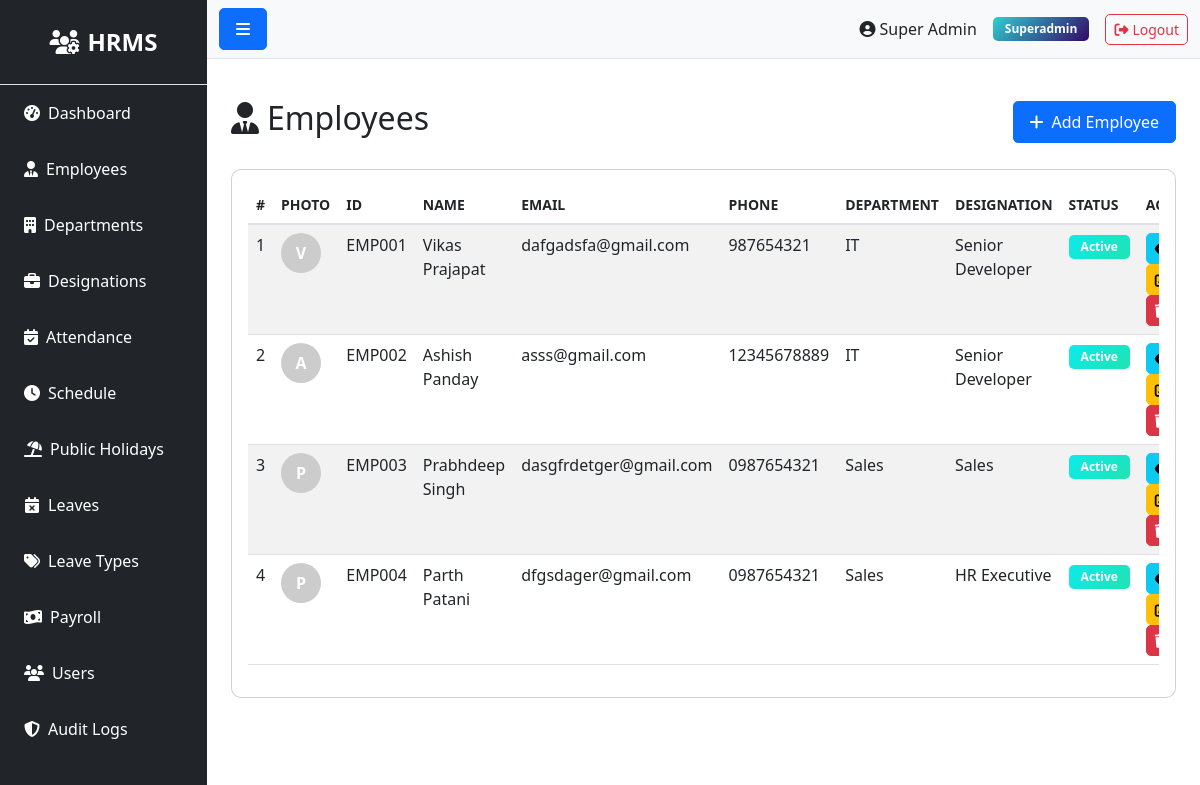
Page /employee/ (signed in) on the committed database.
### models.py (models this page shows, shortened)
class User(UserMixin, db.Model):
    __tablename__ = 'users'
    id = db.Column(db.Integer, primary_key=True)
    role_id = db.Column(db.Integer, db.ForeignKey('roles.id'), nullable=False)
    name = db.Column(db.String(100), nullable=False)
    email = db.Column(db.String(100), unique=True, nullable=False)
    phone = db.Column(db.String(20))
    status = db.Column(db.String(20), default='active')
    password = db.Column(db.String(255), nullable=False)
    remember_token = db.Column(db.String(100))
    email_verified_at = db.Column(db.DateTime)
    created_at = db.Column(db.DateTime, default=datetime.utcnow)
    updated_at = db.Column(db.DateTime, default=datetime.utcnow, onupdate=datetime.utcnow)

class Role(db.Model):
    __tablename__ = 'roles'
    id = db.Column(db.Integer, primary_key=True)
    name = db.Column(db.String(50), unique=True, nullable=False)
    description = db.Column(db.Text)
    created_at = db.Column(db.DateTime, default=datetime.utcnow)
    updated_at = db.Column(db.DateTime, default=datetime.utcnow, onupdate=datetime.utcnow)
    users = db.relationship('User', backref='role', lazy=True)

class Employee(db.Model):
    __tablename__ = 'employees'
    id = db.Column(db.Integer, primary_key=True)
    department_id = db.Column(db.Integer, db.ForeignKey('departments.id'))
    designation_id = db.Column(db.Integer, db.ForeignKey('designations.id'))
    schedule_id = db.Column(db.Integer, db.ForeignKey('schedules.id'))
    firstname = db.Column(db.String(100), nullable=False)
    lastname = db.Column(db.String(100), nullable=False)
    unique_id = db.Column(db.String(50), unique=True)
    email = db.Column(db.String(100), unique=True)
    phone = db.Column(db.String(20))
    address = db.Column(db.Text)
    dob = db.Column(db.Date)
    gender = db.Column(db.String(10))
    religion = db.Column(db.String(50))
    marital = db.Column(db.String(20))
    image = db.Column(db.String(255))  # Store image filename
    status = db.Column(db.String(20), default='active')
    created_at = db.Column(db.DateTime, default=datetime.utcnow)
    updated_at = db.Column(db.DateTime, default=datetime.utcnow, onupdate=datetime.utcnow)
    attendances = db.relationship('Attendance', backref='employee', lazy=True, cascade='all, delete-orphan')
    checks = db.relationship('Check', backref='employee', lazy=True, cascade='all, delete-orphan')
    salary = db.relationship('Salary', backref='employee', uselist=False, cascade='all, delete-orphan')
    leaves = db.relationship('Leave', backref='employee', lazy=True, cascade='all, delete-orphan')
    late_times = db.relationship('LateTime', backref='employee', lazy=True, cascade='all, delete-orphan')
    over_times = db.relationship('OverTime', backref='employee', lazy=True, cascade='all, delete-orphan')
    payrolls = db.relationship('Payroll', backref='employee', lazy=True, cascade='all, delete-orphan')

class Department(db.Model):
    __tablename__ = 'departments'
    id = db.Column(db.Integer, primary_key=True)
    name = db.Column(db.String(100), nullable=False)
    description = db.Column(db.Text)
    created_at = db.Column(db.DateTime, default=datetime.utcnow)
    updated_at = db.Column(db.DateTime, default=datetime.utcnow, onupdate=datetime.utcnow)
    employees = db.relationship('Employee', backref='department', lazy=True)

class Designation(db.Model):
    __tablename__ = 'designations'
    id = db.Column(db.Integer, primary_key=True)
    name = db.Column(db.String(100), nullable=False)
    description = db.Column(db.Text)
    created_at = db.Column(db.DateTime, default=datetime.utcnow)
    updated_at = db.Column(db.DateTime, default=datetime.utcnow, onupdate=datetime.utcnow)
    employees = db.relationship('Employee', backref='designation', lazy=True)

### routes/employee.py (the view)
@bp.route('/')
@login_required
def index():
    employees = Employee.query.all()
    return render_template('admin/employee/index.html', employees=employees)

### app.py (called while the page is built)
@login_manager.user_loader
def load_user(user_id):
    try:
        return db.session.get(User, int(user_id))
    except Exception as e:
        app.logger.error(f'Error loading user {user_id}: {str(e)}')
        return None

@app.context_processor
def inject_user():
    pending_leaves = 0
    try:
        if current_user.is_authenticated and getattr(current_user, 'role', None) and current_user.role.name in ['superadmin', 'admin', 'hr']:
            from models import Leave
            pending_leaves = Leave.query.filter_by(status='pending').count()
    except Exception:
        pending_leaves = 0
    return dict(current_user=current_user, pending_leaves=pending_leaves)

### templates/admin/employee/index.html (shortened to what this page needs)
{% extends "base.html" %}
{% block content %}
<div class="d-flex justify-content-between align-items-center mb-4">
    <h2><i class="fas fa-user-tie me-2"></i>Employees</h2>
    <a href="{{ url_for('employee.create') }}" class="btn btn-primary">
        <i class="fas fa-plus me-2"></i>Add Employee
    </a>
</div>
<div class="card">
    <div class="card-body">
        <div class="table-responsive">
            <table class="table table-striped table-hover">
                <thead>
                    <tr>
                        <th>#</th>
                        <th>Photo</th>
                        <th>ID</th>
                        <th>Name</th>
                        <th>Email</th>
                        <th>Phone</th>
                        <th>Department</th>
                        <th>Designation</th>
                        <th>Status</th>
                        <th>Actions</th>
                    </tr>
                </thead>
                <tbody>
                    {% if employees %}
                        {% for employee in employees %}
                        <tr>
                            <td>{{ loop.index }}</td>
                            <td>
                                {% if employee.image %}
                                <img src="{{ url_for('static', filename='uploads/employees/' ~ employee.image) }}" alt="{{ employee.firstname }}" style="width: 40px; height: 40px; border-radius: 50%; object-fit: cover;">
                                {% else %}
                                <div style="width: 40px; height: 40px; border-radius: 50%; background-color: #ccc; display: flex; align-items: center; justify-content: center; color: white; font-weight: bold;">{{ employee.firstname[0] }}</div>
                                {% endif %}
                            </td>
                            <td>{{ employee.unique_id or 'N/A' }}</td>
                            <td>{{ employee.firstname }} {{ employee.lastname }}</td>
                            <td>{{ employee.email or 'N/A' }}</td>
                            <td>{{ employee.phone or 'N/A' }}</td>
                            <td>{{ employee.department.name if employee.department else 'N/A' }}</td>
                            <td>{{ employee.designation.name if employee.designation else 'N/A' }}</td>
                            <td>
                                <span class="badge bg-{{ 'success' if employee.status == 'active' else 'danger' }}">
                                    {{ employee.status|title }}
                                </span>
                            </td>
                            <td>
                                <a href="{{ url_for('employee.show', id=employee.id) }}" class="btn btn-sm btn-info">
                                    <i class="fas fa-eye"></i>
                                </a>
                                <a href="{{ url_for('employee.edit', id=employee.id) }}" class="btn btn-sm btn-warning">
                                    <i class="fas fa-edit"></i>
                                </a>
                                <form method="POST" action="{{ url_for('employee.delete', id=employee.id) }}" style="display:inline;" onsubmit="return confirm('Are you sure?')">
                                    <button type="submit" class="btn btn-sm btn-danger">
                                        <i class="fas fa-trash"></i>
                                    </button>
                                </form>
                            </td>
                        </tr>
                        {% endfor %}
                    {% else %}
                        <tr>
                            <td colspan="9" class="text-center">No employees found</td>
                        </tr>
                    {% endif %}
                </tbody>
            </table>
        </div>
    </div>
</div>
{% endblock %}

### templates/base.html (shortened to what this page needs)
<!DOCTYPE html>
<html lang="en">
<head>
    <link href="https://cdn.jsdelivr.net/npm/bootstrap@5.3.0/dist/css/bootstrap.min.css" rel="stylesheet">
    <link rel="stylesheet" href="https://cdnjs.cloudflare.com/ajax/libs/font-awesome/6.4.0/css/all.min.css">
    <link rel="stylesheet" href="{{ url_for('static', filename='css/style.css') }}">
</head>
<body>
    {% if current_user.is_authenticated %}
    {% set role_name = (current_user.role.name if current_user.role and current_user.role.name else 'employee') %}
    {% set dashboard_map = {
        'superadmin': 'admin.superadmin_dashboard',
        'admin': 'admin.admin_dashboard',
        'hr': 'admin.hr_dashboard',
        'payroll': 'admin.payroll_dashboard',
        'moderator': 'admin.moderator_dashboard',
        'employee': 'user.dashboard'
    } %}
    {% set dashboard_endpoint = dashboard_map.get(role_name, 'user.dashboard') %}
    <div class="d-flex" id="wrapper">
        <div class="bg-dark text-white" id="sidebar-wrapper">
            <div class="sidebar-heading text-center py-4 fs-4 fw-bold border-bottom">
                <i class="fas fa-users-cog me-2"></i>HRMS
            </div>
            <div class="list-group list-group-flush">
                <a href="{{ url_for(dashboard_endpoint) }}" class="list-group-item list-group-item-action bg-dark text-white">
                    <i class="fas fa-tachometer-alt me-2"></i>Dashboard
                </a>
                {% if role_name in ['superadmin', 'admin', 'hr'] %}
                <a href="{{ url_for('employee.index') }}" class="list-group-item list-group-item-action bg-dark text-white">
                    <i class="fas fa-user-tie me-2"></i>Employees
                </a>
                <a href="{{ url_for('department.index') }}" class="list-group-item list-group-item-action bg-dark text-white">
                    <i class="fas fa-building me-2"></i>Departments
                </a>
                <a href="{{ url_for('designation.index') }}" class="list-group-item list-group-item-action bg-dark text-white">
                    <i class="fas fa-briefcase me-2"></i>Designations
                </a>
                {% endif %}
                {% if role_name in ['superadmin', 'admin', 'moderator', 'hr'] %}
                <a href="{{ url_for('attendance.index') }}" class="list-group-item list-group-item-action bg-dark text-white">
                    <i class="fas fa-calendar-check me-2"></i>Attendance
                </a>
                <a href="{{ url_for('schedule.index') }}" class="list-group-item list-group-item-action bg-dark text-white">
                    <i class="fas fa-clock me-2"></i>Schedule
                </a>
                <a href="{{ url_for('attendance.holidays') }}" class="list-group-item list-group-item-action bg-dark text-white">
                    <i class="fas fa-umbrella-beach me-2"></i>Public Holidays
                </a>
                {% endif %}
                {% if role_name in ['superadmin', 'admin', 'hr'] %}
                <a href="{{ url_for('leave.index') }}" class="list-group-item list-group-item-action bg-dark text-white">
                    <i class="fas fa-calendar-times me-2"></i>Leaves
                </a>
                <a href="{{ url_for('leave_type.index') }}" class="list-group-item list-group-item-action bg-dark text-white">
                    <i class="fas fa-tags me-2"></i>Leave Types
                </a>
                {% endif %}
                {% if role_name in ['superadmin', 'admin', 'payroll'] %}
                <a href="{{ url_for('payroll.index') }}" class="list-group-item list-group-item-action bg-dark text-white">
                    <i class="fas fa-money-bill-wave me-2"></i>Payroll
                </a>
                {% endif %}
                {% if role_name in ['superadmin', 'admin'] %}
                <a href="{{ url_for('user.index') }}" class="list-group-item list-group-item-action bg-dark text-white">
                    <i class="fas fa-users me-2"></i>Users
                </a>
                {% endif %}
                {% if role_name == 'superadmin' %}
                <a href="{{ url_for('admin.audit_logs') }}" class="list-group-item list-group-item-action bg-dark text-white">
                    <i class="fas fa-shield-alt me-2"></i>Audit Logs
                </a>
                {% endif %}
            </div>
        </div>
        <div id="page-content-wrapper" class="w-100">
            <nav class="navbar navbar-expand-lg navbar-light bg-light border-bottom">
                <div class="container-fluid">
                    <button class="btn btn-primary" id="menu-toggle">
                        <i class="fas fa-bars"></i>
                    </button>
                    <div class="ms-auto d-flex align-items-center">
                        <span class="me-3">
                            <i class="fas fa-user-circle me-1"></i>{{ current_user.name }}
                        </span>
                        <span class="badge bg-info me-3">{{ role_name|title }}</span>
                        <a href="{{ url_for('auth.logout') }}" class="btn btn-outline-danger btn-sm">
                            <i class="fas fa-sign-out-alt me-1"></i>Logout
                        </a>
                    </div>
                </div>
            </nav>
            <div class="container-fluid p-4">
                {% block content %}{% endblock %}
            </div>
        </div>
    </div>
    {% endif %}
</body>
</html>

### static/css/style.css (style rules this page uses)
#wrapper { min-height: 100vh; }
#sidebar-wrapper { min-height: 100vh; width: 250px; transition: margin 0.3s ease-in-out; }
#sidebar-wrapper .sidebar-heading { padding: 0.875rem 1.25rem; font-size: 1.2rem; }
#page-content-wrapper { min-width: 0; width: 100%; }
.list-group-item { border: none; padding: 1rem 1.5rem; }
.card { transition: transform 0.2s; border-radius: 10px; }
.table { background-color: white; }
.table thead th { border-bottom: 2px solid #dee2e6; font-weight: 600; text-transform: uppercase; font-size: 0.875rem; }
.btn { border-radius: 5px; padding: 0.5rem 1rem; }
.btn-sm { padding: 0.25rem 0.5rem; }
.badge { padding: 0.5em 1em; border-radius: 5px; }
.bg-success { background: linear-gradient(135deg, #0cebeb 0%, #20e3b2 100%) !important; }
.bg-info { background: linear-gradient(135deg, #30cfd0 0%, #330867 100%) !important; }

### rows in the picture
User: name "Super Admin"
Role: name "Superadmin"
Employee: firstname "V", unique "EMP001", firstname "Vikas", lastname "Prajapat", email "dafgadsfa@gmail.com", phone "987654321", department "IT", designation "Senior Developer", status "Active"
Employee: firstname "A", unique "EMP002", firstname "Ashish", lastname "Panday", email "asss@gmail.com", phone "12345678889", department "IT", designation "Senior Developer", status "Active"
Employee: firstname "P", unique "EMP003", firstname "Prabhdeep", lastname "Singh", email "dasgfrdetger@gmail.com", phone "0987654321", department "Sales", designation "Sales", status "Active"
Employee: firstname "P", unique "EMP004", firstname "Parth", lastname "Patani", email "dfgsdager@gmail.com", phone "0987654321", department "Sales", designation "HR Executive", status "Active"
